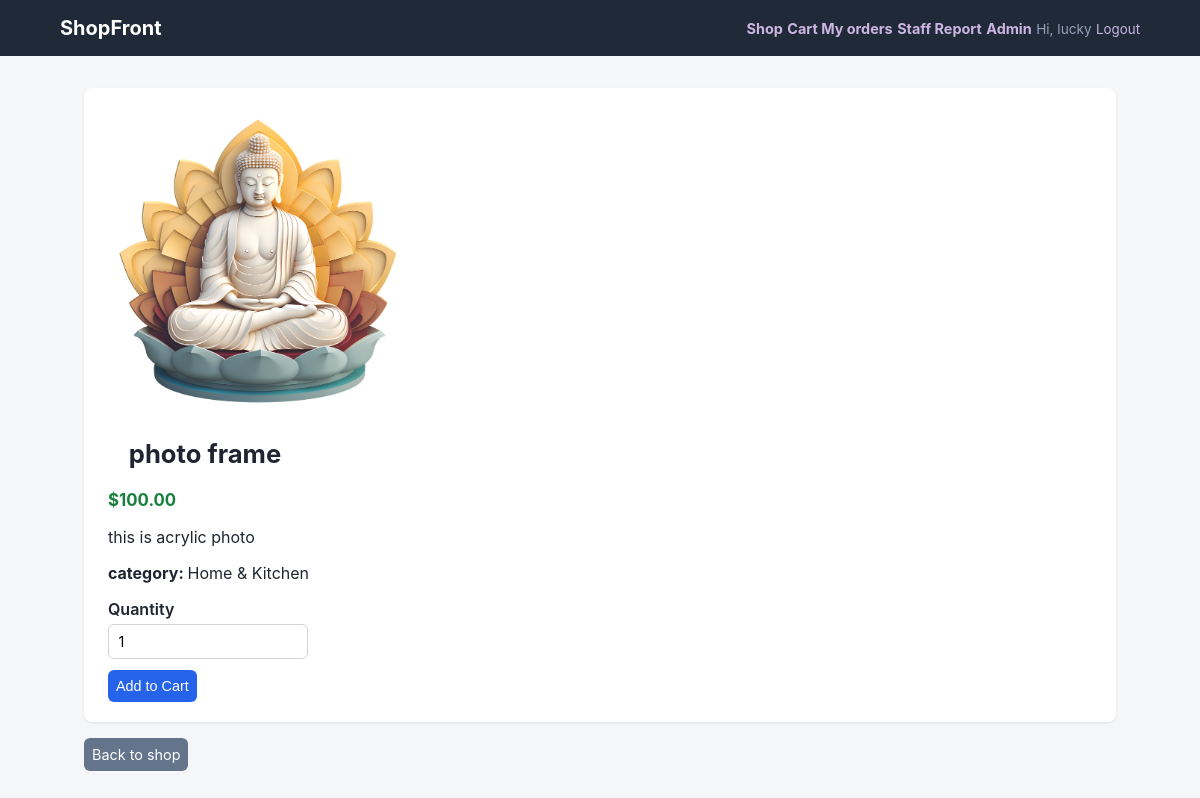
Page /product/photo-frame/ (signed in) on the committed database.
### store/models.py (models this page shows, shortened)
class Product(models.Model):
    name=models.CharField(max_length=200)
    slug=models.SlugField(max_length=220)
    description=models.TextField(blank=True)
    category=models.ForeignKey(Category,on_delete=models.SET_NULL,null=True,blank=True,related_name="products")
    price=models.DecimalField(max_digits=10,decimal_places=2)
    stock=models.PositiveIntegerField(default=0)
    image=models.ImageField(upload_to="media/",blank=True,null=True)
    is_active=models.BooleanField(default=True)
    created_at=models.DateTimeField(auto_now_add=True)
    class Meta:
        ordering=["-created_at"]
        db_table="product"
    @property
    def in_stock(self):
        return self.stock>0

class Category(models.Model):
    name=models.CharField(max_length=100,unique=True)
    slug=models.SlugField(max_length=100,unique=True)
    class Meta:
        verbose_name_plural="categories"
        ordering=["name"]
        db_table="category"
    def __str__(self):
        return self.name

### store/views.py (the view)
# urls.py: path("product/<slug:slug>/",views.ProductDetailView.as_view(),name="product_detail"),
class ProductDetailView(DetailView):
    model = Product
    template_name = "store/product_detail.html"
    context_object_name = "product"
    slug_url_kwarg = "slug" #SingleObjectMixin is attribute or data memeber
    def get_queryset(self):
        return Product.objects.filter(is_active=True)

### templates/store/product_detail.html (shortened to what this page needs)
{% extends "base.html" %}
{% block content %}
<div class="card">
    {% if product.image %}
        <img src="{{product.image.url}}" alt="{{product.name}}" style="max-width: 300px;border: 20px;">
    {% endif %}
    <h1>{{product.name}}</h1>
    <p class="price">${{product.price}}</p>
    <p>{{product.description|default:"No description available"}}</p>
    <p><strong>category: </strong>{{product.category|default:"-"}}</p>
    {% if product.in_stock %}
        <form action="{% url 'cart_add' product.id%}" style="max-width: 200px;" method="post">
            <label for="qty">Quantity</label>
            <input type="number" name="quantity" id="qty" value="1" min="1" max="{{product.stock}}">
            <button type="submit" class="btn" style="margin-top: 0.7rem;">Add to Cart</button>
        </form>
    {% else %}
       <p class="out-of-stock">out of stock</p>
    {% endif %}
</div>
<a href="{% url 'product_list' %}" class="btn secondary">Back to shop</a>
{% endblock %}

### templates/base.html (shortened to what this page needs)
{% load static %}
<!DOCTYPE html>
<html lang="en">
<head>
    <link rel="stylesheet" href="{% static 'css/style.css'%}">
</head>
<body>
    <header class="site-header">
        <nav class="navbar">
            <div class="nav-container">
                <a href="{% url 'product_list'%}" class="nav-brand">ShopFront</a>
                <div class="nav-link">
                    <a href="{% url 'product_list' %}">Shop</a>
                    <a href="{% url 'cart_detail' %}">Cart {%if nav_cart_count%} ({{nav_cart_count}})</a>{%endif%}
                    {% if user.is_authenticated %}
                       <a href="{% url 'order_list' %}">My orders</a>
                       {% if user.is_staff %}
                           <a href="{% url 'staff_report'%}">Staff Report</a>
                           <a href="{% url 'admin:index'%}">Admin</a>
                       {% endif %}
                       <span class="nav-user">Hi, {{user.username}}</span>
                       <form action="{% url 'logout'%}" method="post" class="inline-form">
                         <button type="submit" class="link-button">Logout</button>
                       </form>
                    {% else %}
                       <a href="{% url 'login' %}">login</a>
                       <a href="{% url 'signup' %}">Sign Up</a>
                    {%endif%}
                </div>
            </div>
        </nav>
    </header>
    <main class="container">
        {% block content %}{% endblock %}
    </main>
</body>
</html>

### static/css/style.css (style rules this page uses)
* { box-sizing: border-box; }
body { margin:0; font-family: -apple-system, BlinkMacSystemFont, 'Segoe UI', Roboto, Oxygen, Ubuntu, Cantarell; background: #f5f6f8; color:#1f2430; }
.navbar { background:#1f2937; padding: 0.1.5rem; }
.nav-container { max-width: 1080px; margin:0 auto; display:flex; align-items: center; justify-content: space-between; height:56px; flex-wrap: wrap; }
.nav-brand { color: #fff; font-weight: 700; text-decoration: none; font-size:20px; }
.nav-link a { color: #cdb5e1; text-decoration: none; font-size:0.9rem; font-weight: bold; }
.nav-user { color:#94a3b8; font-size: 0.85rem; }
.inline-form { display: inline; }
.link-button { background: none; border:none; color:#cdb5e1; cursor: pointer; font-size: 0.9; padding: 0; font-family: inherit; }
.container { max-width: 1080px; margin: 2rem auto; padding: 0 1.5rem; }
h1 { font-size: 1.6rem; margin: 1.3rem; }
.card { background: #fff; border-radius: 8px; padding: 1.25rem 1.5rem; box-shadow: 0 1px 3px rgba(0,0,0,0.08); margin-bottom: 1rem; }
.price { font-weight: 700; color:#16803c; font-size: 1.05rem; }
.btn { display:inline-block; padding: 0.5rem; border-radius: 6px; background: #2563eb; color:#fff; text-decoration: none; font-size:0.9rem; border:none; cursor:pointer; }
.btn.secondary { background: #64748b; }
form label { display: block; margin-bottom: 0.3rem; font-size: 0.9; font-weight: 600; }
input[type=text],input[type=email],input[type=password],input[type=number],textarea,select { width:100%; padding: 0.5rem 0.6rem; border: 1px solid #d1d5db; border-radius: 6px; font-size: 0.9rem; font-family: inherit; }

### rows in the picture
Product: image (picture), name "photo frame", price "100.00", description "this is acrylic photo", category "Home & Kitchen"

### other values in the picture
{{ user.username }} "lucky"
